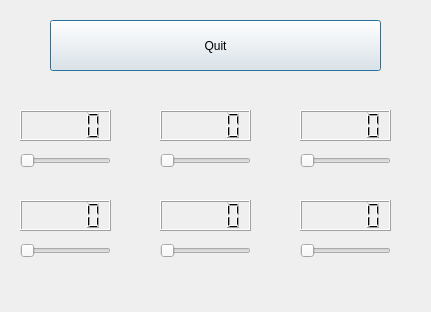
<?xml version="1.0" encoding="UTF-8"?>
<ui version="4.0">
 <class>Dialog</class>
 <widget class="QDialog" name="Dialog">
  <property name="geometry">
   <rect>
    <x>0</x>
    <y>0</y>
    <width>431</width>
    <height>312</height>
   </rect>
  </property>
  <property name="windowTitle">
   <string>Dialog</string>
  </property>
  <widget class="QPushButton" name="quitBotton">
   <property name="geometry">
    <rect>
     <x>50</x>
     <y>20</y>
     <width>331</width>
     <height>51</height>
    </rect>
   </property>
   <property name="text">
    <string>Quit</string>
   </property>
  </widget>
  <widget class="QLCDNumber" name="lcd1">
   <property name="geometry">
    <rect>
     <x>20</x>
     <y>110</y>
     <width>91</width>
     <height>31</height>
    </rect>
   </property>
  </widget>
  <widget class="QSlider" name="slider1">
   <property name="geometry">
    <rect>
     <x>20</x>
     <y>150</y>
     <width>91</width>
     <height>22</height>
    </rect>
   </property>
   <property name="orientation">
    <enum>Qt::Horizontal</enum>
   </property>
  </widget>
  <widget class="QLCDNumber" name="lcd2">
   <property name="geometry">
    <rect>
     <x>160</x>
     <y>110</y>
     <width>91</width>
     <height>31</height>
    </rect>
   </property>
  </widget>
  <widget class="QSlider" name="slider2">
   <property name="geometry">
    <rect>
     <x>160</x>
     <y>150</y>
     <width>91</width>
     <height>22</height>
    </rect>
   </property>
   <property name="orientation">
    <enum>Qt::Horizontal</enum>
   </property>
  </widget>
  <widget class="QLCDNumber" name="lcd3">
   <property name="geometry">
    <rect>
     <x>300</x>
     <y>110</y>
     <width>91</width>
     <height>31</height>
    </rect>
   </property>
  </widget>
  <widget class="QSlider" name="slider3">
   <property name="geometry">
    <rect>
     <x>300</x>
     <y>150</y>
     <width>91</width>
     <height>22</height>
    </rect>
   </property>
   <property name="orientation">
    <enum>Qt::Horizontal</enum>
   </property>
  </widget>
  <widget class="QLCDNumber" name="lcd5">
   <property name="geometry">
    <rect>
     <x>160</x>
     <y>200</y>
     <width>91</width>
     <height>31</height>
    </rect>
   </property>
  </widget>
  <widget class="QSlider" name="slider6">
   <property name="geometry">
    <rect>
     <x>300</x>
     <y>240</y>
     <width>91</width>
     <height>22</height>
    </rect>
   </property>
   <property name="orientation">
    <enum>Qt::Horizontal</enum>
   </property>
  </widget>
  <widget class="QSlider" name="slider5">
   <property name="geometry">
    <rect>
     <x>160</x>
     <y>240</y>
     <width>91</width>
     <height>22</height>
    </rect>
   </property>
   <property name="orientation">
    <enum>Qt::Horizontal</enum>
   </property>
  </widget>
  <widget class="QLCDNumber" name="lcd4">
   <property name="geometry">
    <rect>
     <x>20</x>
     <y>200</y>
     <width>91</width>
     <height>31</height>
    </rect>
   </property>
  </widget>
  <widget class="QSlider" name="slider4">
   <property name="geometry">
    <rect>
     <x>20</x>
     <y>240</y>
     <width>91</width>
     <height>22</height>
    </rect>
   </property>
   <property name="orientation">
    <enum>Qt::Horizontal</enum>
   </property>
  </widget>
  <widget class="QLCDNumber" name="lcd6">
   <property name="geometry">
    <rect>
     <x>300</x>
     <y>200</y>
     <width>91</width>
     <height>31</height>
    </rect>
   </property>
  </widget>
 </widget>
 <layoutdefault spacing="6" margin="11"/>
 <resources/>
 <connections/>
</ui>
